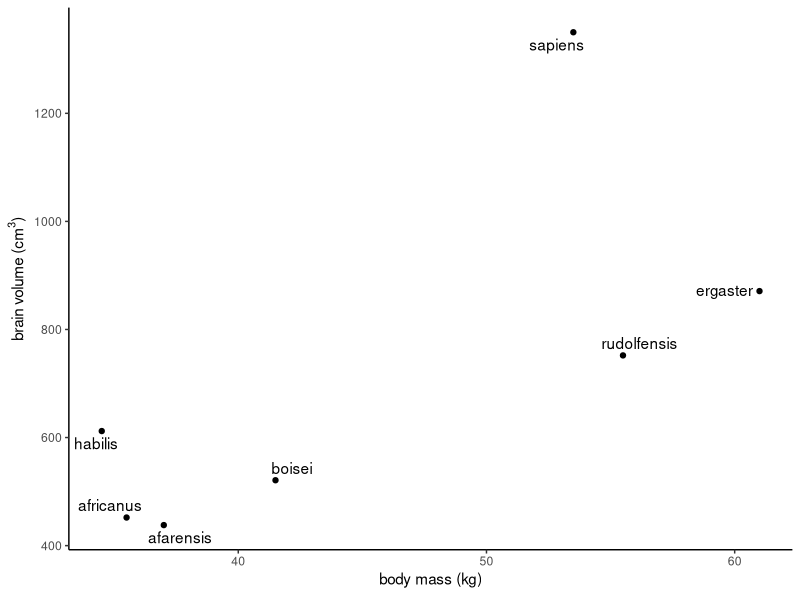

Write R code to recreate this figure.
## ---- chunk 1
sppnames <- c( "afarensis","africanus","habilis","boisei",
"rudolfensis","ergaster","sapiens")
brainvolcc <- c( 438 , 452 , 612, 521, 752, 871, 1350 )
masskg <- c( 37.0 , 35.5 , 34.5 , 41.5 , 55.5 , 61.0 , 53.5 )
d <- data.frame( species=sppnames , brain=brainvolcc , mass=masskg )

library(ggplot2)
library(ggrepel)
ggplot(d, aes(x=mass, y=brain)) + 
  geom_point() + 
  geom_text_repel(aes(label=species)) + 
  labs(x=expression("body mass (kg)"), 
       y=expression("brain volume (cm"^3*")")) + 
  theme_classic()
